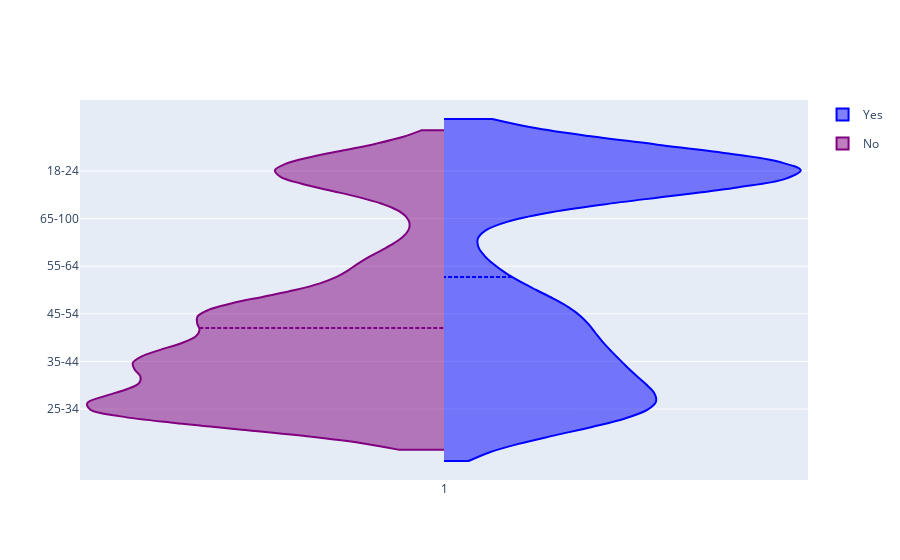

Write notebook code for a chart like this one.
### Code cell
import plotly.graph_objects as go

df.Age = df.Age.astype('category', ordered=True)



fig = go.Figure()

fig.add_trace(go.Violin(x=df.Cannabis[ df.Cannabis == 1 ],
                        y=df.Age.astype('category', ordered=True)[ df.Cannabis == 1 ],
                        legendgroup='Yes', scalegroup='Yes', name='Yes',
                        side='positive',
                        line_color='blue')
             )
fig.add_trace(go.Violin(x=df.Cannabis[ df.Cannabis == 1 ],
                        y=df.Age.astype('category', ordered=True)[ df.Cannabis == 0 ],
                        legendgroup='No', scalegroup='No', name='No',
                        side='negative',
                        line_color='purple')
             )
fig.update_traces(meanline_visible=True)
fig.update_layout(violinmode='overlay')
fig.show()

### Figure 1 — Plotly figure (JSON) as saved in the notebook; plotly's stock layout.template omitted (floating-point values rounded to 4 significant figures; data arrays with more than 128 entries replaced by an {"elided": "..."} marker saying what was removed)
{"data": [{"legendgroup": "Yes", "line": {"color": "blue"}, "meanline": {"visible": true}, "name": "Yes", "scalegroup": "Yes", "side": "positive", "type": "violin", "x": {"elided": "1201 int values"}, "y": {"elided": "1201 str values"}}, {"legendgroup": "No", "line": {"color": "purple"}, "meanline": {"visible": true}, "name": "No", "scalegroup": "No", "side": "negative", "type": "violin", "x": {"elided": "1201 int values"}, "y": {"elided": "679 str values"}}], "layout": {"violinmode": "overlay"}}
